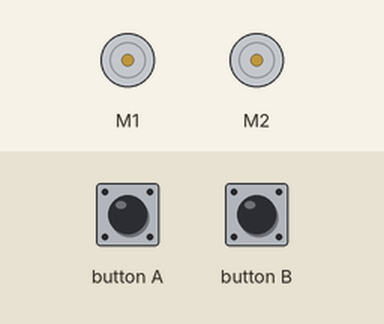
Simulated run of this program. Board: BBC micro:bit (MakeCode). Parts: 2 × DC motor (green arrow = forward, orange = backward, longer = faster). The test bench sets the inputs (shaded band).

Above: at 1.2 s.
1.3 s: button A pressed for 0.15 s
At 2.2 s:
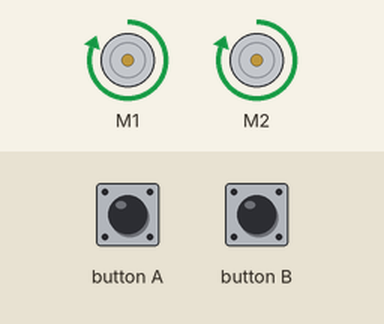
At 3.7 s:
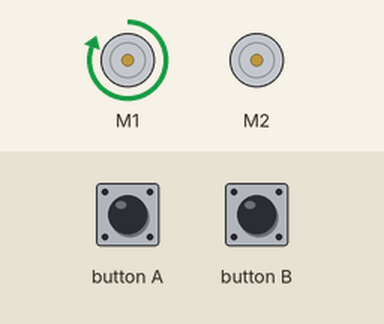
4.4 s: button B pressed for 0.15 s
At 6.5 s:
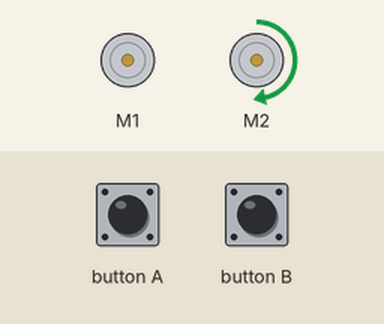
Timing chart, 0 to 18.3 s (numbered marks = the images above; inputs shaded):
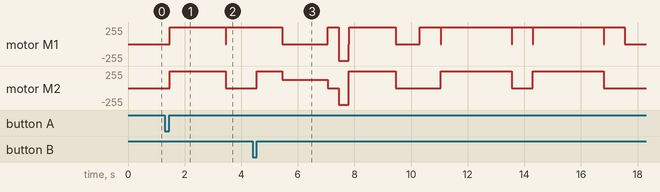

Measured:
- after the input at 1.3 s, motor M1: stopped → forward 255/255 after 0.17 s; motor M2: stopped → forward 255/255 after 0.17 s, → stopped 2.0 s later

The program:

main.ts
```typescript
input.onButtonPressed(Button.A, function () {
    maqueen.motorRun(maqueen.Motors.M1, maqueen.Dir.CW, 255)
    maqueen.motorRun(maqueen.Motors.M2, maqueen.Dir.CW, 255)
    basic.pause(2000)
    maqueen.motorStop(maqueen.Motors.M1)
    maqueen.motorStop(maqueen.Motors.M2)
    maqueen.motorRun(maqueen.Motors.M1, maqueen.Dir.CW, 255)
    basic.pause(2000)
    maqueen.motorStop(maqueen.Motors.M1)
    maqueen.motorRun(maqueen.Motors.M2, maqueen.Dir.CW, 125)
    basic.pause(2000)
    maqueen.motorStop(maqueen.Motors.M2)
    maqueen.motorRun(maqueen.Motors.M1, maqueen.Dir.CCW, 250)
    maqueen.motorRun(maqueen.Motors.M2, maqueen.Dir.CCW, 250)
    basic.pause(2000)
    maqueen.motorStop(maqueen.Motors.M1)
    maqueen.motorStop(maqueen.Motors.M2)
})
input.onButtonPressed(Button.B, function () {
    maqueen.motorRun(maqueen.Motors.M2, maqueen.Dir.CW, 255)
    maqueen.motorRun(maqueen.Motors.M1, maqueen.Dir.CW, 255)
    basic.pause(2500)
    maqueen.motorStop(maqueen.Motors.M1)
    maqueen.motorStop(maqueen.Motors.M2)
    maqueen.motorRun(maqueen.Motors.M1, maqueen.Dir.CW, 255)
    basic.pause(750)
    maqueen.motorStop(maqueen.Motors.M1)
    maqueen.motorRun(maqueen.Motors.M2, maqueen.Dir.CW, 255)
    maqueen.motorRun(maqueen.Motors.M1, maqueen.Dir.CW, 255)
    basic.pause(2500)
    maqueen.motorStop(maqueen.Motors.M2)
    maqueen.motorStop(maqueen.Motors.M1)
    maqueen.motorRun(maqueen.Motors.M1, maqueen.Dir.CW, 255)
    basic.pause(750)
    maqueen.motorStop(maqueen.Motors.M1)
    maqueen.motorRun(maqueen.Motors.M2, maqueen.Dir.CW, 255)
    maqueen.motorRun(maqueen.Motors.M1, maqueen.Dir.CW, 255)
    basic.pause(2500)
    maqueen.motorStop(maqueen.Motors.M2)
    maqueen.motorStop(maqueen.Motors.M1)
    maqueen.motorRun(maqueen.Motors.M1, maqueen.Dir.CW, 255)
    basic.pause(750)
    maqueen.motorStop(maqueen.Motors.M1)
    maqueen.motorRun(maqueen.Motors.M1, maqueen.Dir.CW, 255)
    maqueen.motorRun(maqueen.Motors.M2, maqueen.Dir.CW, 255)
    basic.pause(2500)
    maqueen.motorStop(maqueen.Motors.M2)
    maqueen.motorStop(maqueen.Motors.M1)
    maqueen.motorRun(maqueen.Motors.M1, maqueen.Dir.CW, 255)
    basic.pause(750)
    maqueen.motorStop(maqueen.Motors.M1)
})
```

test.ts
```typescript
// aquí va el archivo "tests"; esto no se compilará cuando este paquete se utilice como una extensión.
```
